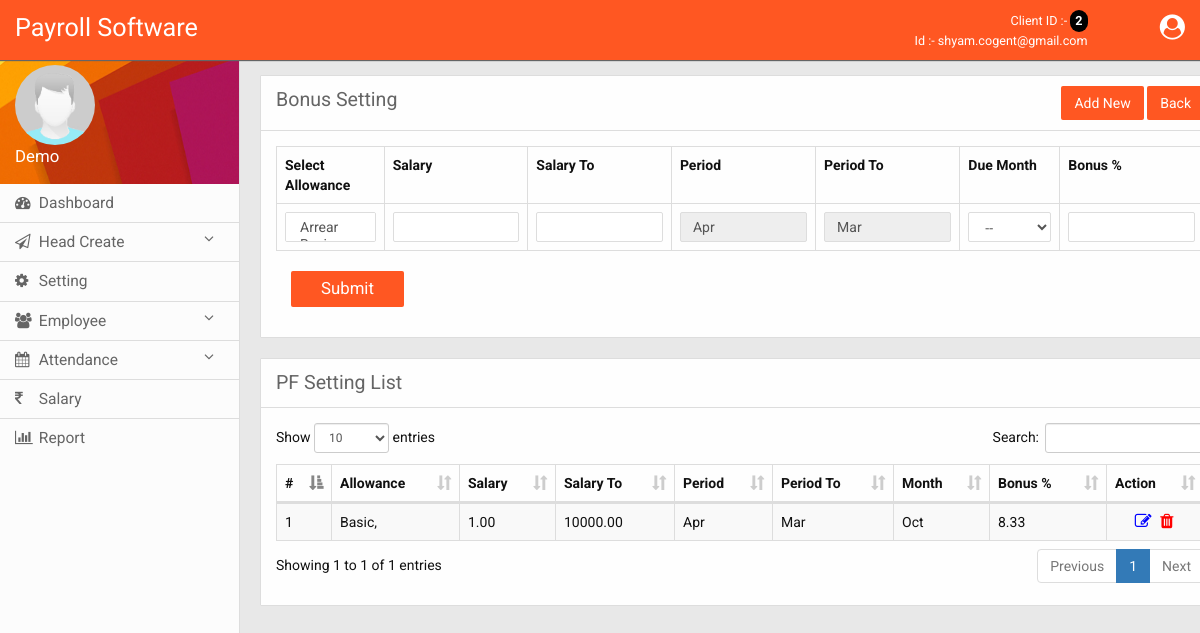
Page /clients/setting_bonus.php (signed in) on the committed database.
### tables this page shows
CREATE TABLE IF NOT EXISTS `d_setting` (
  `dsid` int NOT NULL AUTO_INCREMENT,
  `licence_to` date NOT NULL,
  `licence_from` date NOT NULL,
  `site_name` varchar(50) NOT NULL,
  `developer` varchar(30) NOT NULL,
  `url` varchar(100) NOT NULL,
  `contact` varchar(10) NOT NULL,
  `contact2` varchar(10) NOT NULL,
  `email` varchar(50) NOT NULL,
  `user_type` varchar(50) NOT NULL,
  PRIMARY KEY (`dsid`)
);

CREATE TABLE IF NOT EXISTS `client` (
  `cid` int NOT NULL AUTO_INCREMENT,
  `name` varchar(100) NOT NULL,
  `gender` varchar(1) NOT NULL,
  `phone` varchar(15) NOT NULL,
  `mobile` varchar(10) NOT NULL,
  `email` varchar(80) NOT NULL,
  `password` varchar(50) NOT NULL,
  `plan` varchar(11) NOT NULL,
  `plan_start` date NOT NULL,
  `plan_end` date NOT NULL,
  `usertype` varchar(20) NOT NULL,
  `amount` decimal(20,2) NOT NULL,
  `status` varchar(20) NOT NULL,
  PRIMARY KEY (`cid`)
);

CREATE TABLE IF NOT EXISTS `com_bonus` (
  `bid` int NOT NULL AUTO_INCREMENT,
  `sallery` decimal(20,2) NOT NULL,
  `sallery_to` decimal(20,2) NOT NULL,
  `month` varchar(2) NOT NULL,
  `bonus` decimal(10,2) NOT NULL,
  `client_id` int NOT NULL,
  PRIMARY KEY (`bid`)
);

CREATE TABLE IF NOT EXISTS `com_bonus_allowance` (
  `cbid` int NOT NULL AUTO_INCREMENT,
  `bid` int NOT NULL,
  `b_allowance` varchar(40) NOT NULL,
  `client_id` int NOT NULL,
  PRIMARY KEY (`cbid`)
);

### clients/setting_bonus.php (the view, shortened to what this page needs)
<?include('extra/top.php');?>
<?include('extra/sidemenu.php');?>
<?
    $f=$_REQUEST['f'];
    $sallary="";
    $sallary_to="";
    $bonus="";
?>
<div class="main">
    <div class="page_details">
        <div class="col-sm-12 pad15_line">
            <div class="col-sm-6 pad0">
                <div class="headding">Bonus Setting</div>
            </div>
            <div class="col-sm-6 text-right pad0">
                <a href="setting_bonus?f=0" class="batt btn">Add New</a>
                <a href="create_company" class="batt btn">Back</a>
            </div>
        </div>
        <div class="col-sm-12 pad15">
            <form class="form" role="form" method="post">
                <table class="table table-bordered">
                    <tr>
                        <th>Select Allowance</th>
                        <th>Salary</th>
                        <th>Salary To</th>
                        <th>Period</th>
                        <th>Period To</th>
                        <th width="100">Due Month</th>
                        <th>Bonus %</th>
                    </tr>
                    <tr>
                        <td>
                            <select name="allowance[]" class="form-control selectpicker" data-show-subtext="true" data-live-search="true" multiple="true">
                                <?
                                    $sql="select * from allowance where client_id='$clientid' order by allowance asc";
                                    $res=$con->query($sql);
                                    while($al=mysqli_fetch_array($res))
                                    {
                                        $alw=$al['allowance'];
                                        $alt=0;
                                        if(!$alt)
                                        {?>
                                            <option><?echo $alw;?></option>
                                        <?}
                                        else
                                        {?>
                                            <option selected><?echo $alw;?></option>
                                        <?}
                                    }
                                ?>
                            </select>
                        </td>
                        <td><input type="text" name="bo_sallery" class="form-control" value="<?echo $sallary;?>"></td>
                        <td><input type="text" name="bo_sallery_to" class="form-control" value="<?echo $sallary_to;?>"></td>
                        <td><input type="text" name="period" class="form-control" value="Apr" readonly></td>
                        <td><input type="text" name="period_to" class="form-control" value="Mar" readonly></td>
                        <td>
                            <select name="bo_type" class="form-control">
                                <option value="">--</option>
                            </select>
                        </td>
                        <td><input type="text" name="bonus" class="form-control" value="<?echo $bonus;?>"></td>
                    </tr>
                </table>
                <div class="col-sm-12">
                    <div class="form-group">
                        <?
                            if($f==0){?>
                                <input type="submit" name="submit" class="btn btn-primary" value="Submit">
                            <?}
                            else{?>
                                <input type="submit" name="update" class="btn btn-primary" value="Update">
                            <?}
                        ?>
                    </div>
                </div>
            </form>
        </div>
    </div><br>
    <div class="page_details">
        <div class="col-sm-12 pad15_line">
            <div class="col-sm-8 col-xs-12 pad0">
                <div class="headding">PF Setting List</div>
            </div>
        </div>
        <div class="col-sm-12 pad15">
            <table id="example" class="table table-striped table-bordered">
                <thead>
                    <tr>
                        <th>#</th>
                        <th>Allowance</th>
                        <th>Salary</th>
                        <th>Salary To</th>
                        <th>Period</th>
                        <th>Period To</th>
                        <th>Month</th>
                        <th>Bonus %</th>
                        <th>Action</th>
                    </tr>
                </thead>
                <tbody>
                    <?
                        $sql="SELECT * FROM com_bonus where client_id='$clientid' order by(bid) asc";
                        $res=$con->query($sql); $i=0;
                        while($row=mysqli_fetch_array($res))
                        {   $id=$row['bid']; ++$i;
                        ?>
                            <tr>
                                <td><?echo $i;?></td>
                                <td>
                                    <?
                                        $alt=$con->query("Select * from com_bonus_allowance where bid='$id'");
                                        while($al=mysqli_fetch_array($alt))
                                        {
                                            echo $al['b_allowance'].", ";
                                        }
                                        $m=$row['month'];
                                        $ym=date("Y")."-".$m;
                                    ?>
                                </td>
                                <td><?echo $row['sallery'];?></td>
                                <td><?echo $row['sallery_to'];?></td>
                                <td>Apr</td>
                                <td>Mar</td>
                                <td><?echo date("M",strtotime($ym));?></td>
                                <td><?echo $row['bonus'];?></td>
                                <td align="center">
                                    <a href="setting_bonus?f=<?echo $id;?>"><i class="fa fa-edit"></i></a>
                                    <a href="#" onclick='JSconfirm(<?php echo $id;?>)'><i class="fa fa-trash"></i></a>
                                </td>
                            </tr>
                        <?}
                    ?>
                </tbody>
            </table>
        </div>
    </div><br>
</div>
<?include('extra/footer.php');?>

### clients/extra/top.php (shortened to what this page needs)
<?php
    $sesuser=$_SESSION['cu'];
    include('extra/connect.php');
    $data=mysqli_fetch_array($con->query("select * from client where email='$sesuser'"));
    $data2=mysqli_fetch_array($con->query("select * from d_setting"));
    $clientid=$data['cid'];
?>
<!DOCTYPE html>
<html lang="en">
<head>
    <link href="css/bootstrap.css" rel="stylesheet" type="text/css" />
    <link href="css/font-awesome.css" rel="stylesheet" type="text/css" />
    <link rel="stylesheet" href="css/slidemenu.css">
    <link rel="stylesheet" href="js/sweetalert.css">
    <link rel="stylesheet" type="text/css" href="css/dataTables.bootstrap.min.css">
    <link rel="stylesheet" type="text/css" href="css/style.css">
    <link rel="stylesheet" href="https://cdnjs.cloudflare.com/ajax/libs/bootstrap-select/1.10.0/css/bootstrap-select.min.css" />
</head>
<body class="with-side-menu">
<div class="top">
    <div class="col-sm-9 col-md-9 col-xs-8 pad0">
        <?php echo $data2['site_name'];?>
    </div>
    <div class="col-sm-2 col-md-2 col-xs-2 pad0 text-right clients">
        Client ID :- <span><?php echo $clientid;?></span><br>
        Id :- <?php echo $sesuser;?>
    </div>
    <div class="col-sm-1 col-md-1 col-xs-2 pad0 text-right">
        <div class="admin dropdown-toggle" data-toggle="dropdown" role="button" aria-haspopup="true" aria-expanded="false">
            <i class="fa fa-user-circle"></i>
        </div>
    </div>
</div>

### clients/extra/sidemenu.php (shortened to what this page needs)
<?php
    if(!$data['img'])
    {
        if($data['gender']=='M')
            $pic="male.jpg";
        else
            $pic="female.jpg";
    }
    else
        $pic=$data['image'];
?>
<div class="side-menu">
    <div class="userbox">
        <img src="img/<?echo $pic;?>">
        <div><?echo $data['name'];?></div>
    </div>
    <div class="side_bar">
        <ul id="mymenu">
            <li><a href="home"><i class="fa fa-dashboard"></i> Dashboard</a></li>
            <li><a href="#!"><i class="fa fa-paper-plane-o"></i> Head Create <i class="fa fa-angle-down down" style="float: right;"></i></a>
            </li>
            <li><a href="create_company"><i class="fa fa-cog"></i> Setting</a></li>
            <li><a href="#!"><i class="fa fa-users"></i> Employee <i class="fa fa-angle-down down" style="float: right;"></i></a>
            </li>
            <li><a href="#!"><i class="fa fa-calendar"></i> Attendance <i class="fa fa-angle-down down" style="float: right;"></i></a>
            </li>
            <li><a href="sallary"><i class="fa fa-inr"></i> Salary</a></li>
            <li><a href="report"><i class="fa fa-bar-chart"></i> Report</a></li>
        </ul>
    </div>
</div>

### clients/css/slidemenu.css (style rules this page uses)
.side-menu { width: 240px; position: fixed; top: 0; left: 0; height: 100%; overflow: auto; z-index: 60; padding-top: 50px; padding-bottom: 20px; background: #fcfcfc; border-right: 1px #ddd solid; }

### clients/css/style.css (style rules this page uses)
body { font-family: 'Roboto', sans-serif; background: #e8e8e8; margin: 0px; padding: 0px; }
.pad0 { padding: 0px; }
.top { width: 100%; background-color: #FF5722; color: #FFF; padding: 10px 15px; font-size: 1.8em; box-shadow: 0px 1px 1px #656565; position: fixed; z-index: 10000; }
.admin { cursor: pointer; display: inline-block; }
.userbox { background: url('../img/user-img.jpg') no-repeat; background-size: 100% 100%; font-size: 1.2em; color: #FFF; padding: 15px; }
.userbox img { width: 80px; height: 80px; border-radius: 100%; }
.side_bar { overflow: auto; }
.side_bar ul { padding: 0px; margin: 0px; list-style: none; }
.side_bar a { display: block; padding: 8px 15px; font-weight: 400; color: #656565; font-size: 1.11em; text-decoration: none; }
.side_bar ul i { width: 20px; }
.side_bar ul li { border-bottom: 1px solid #ddd; }
.side_bar ul li:last-child { border: none; }
.main { width: 80%; position: relative; color: #111; top: 75px; left: 260px; margin-bottom: 75px; }
.page_details, .notbox { background: #fefefe; border: 1px solid #ddd; border-radius: 1px; min-height: 100px; }
.pad15_line { padding: 10px 15px; border-bottom: 1px #ddd solid; }
.pad15 { padding: 15px; }
.headding { font-size: 1.4em; color: #656565; }
.form input, .form select { border: 1px solid #ddd; box-shadow: none; border-radius: 2px; font-weight: 400; }
.form input[type=submit], .form input[type=button] { border: none; box-shadow: none; border-radius: 2px; font-weight: normal; padding: 6px 30px; font-size: 1.2em; background-color: #FF5722; color: #FFF; }
.batt { background: #FF5722; color: #FFF; border-radius: 2px; }
.page_details .fa-edit { font-size: 1.2em; color: blue; width: 20px; display: inline-block; }
.page_details .fa-trash { font-size: 1.2em; color: red; width: 20px; display: inline-block; }
.table input, .table select { height: 30px; line-height: 30px; font-size: 1em; }
.clients { font-size: .5em; }
.clients span { font-size: 1em; background:#000; display: inline-block; padding: 2px 5px; border-radius: 10px; font-weight: bold; }

### rows in the picture
d_setting: site_name "Payroll Software"
client: cid "2", name "Demo"
com_bonus: sallery "1.00", sallery_to "10000.00", bonus "8.33"
com_bonus_allowance: b_allowance "Basic"

### other values in the picture
$sesuser "shyam.cogent@gmail.com"
